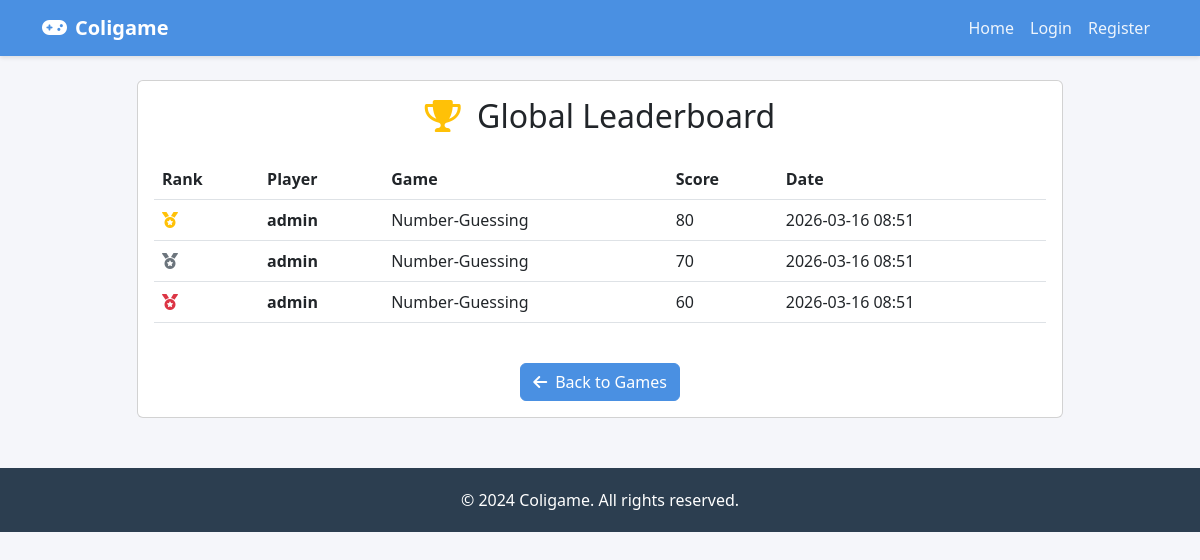
Screenshot of /global-leaderboard with the database file from the repository.
### src/app.py (models this page shows)
class Score(db.Model):
    id = db.Column(db.Integer, primary_key=True)
    game_type = db.Column(db.String(50), nullable=False)
    score = db.Column(db.Integer, nullable=False)
    user_id = db.Column(db.Integer, db.ForeignKey('user.id'), nullable=False)
    timestamp = db.Column(db.DateTime, nullable=False, default=db.func.current_timestamp())
    difficulty = db.Column(db.String(50))

class User(UserMixin, db.Model):
    id = db.Column(db.Integer, primary_key=True)
    username = db.Column(db.String(80), unique=True, nullable=False)
    email = db.Column(db.String(120), unique=True, nullable=False)
    password_hash = db.Column(db.String(128))
    is_admin = db.Column(db.Boolean, default=False)
    scores = db.relationship('Score', backref='user', lazy=True)

### src/app.py (the view)
@app.route('/global-leaderboard')
def global_leaderboard():
    scores = Score.query.order_by(Score.score.desc())\
        .limit(20)\
        .all()
    return render_template('global_leaderboard.html', scores=scores)

### src/templates/global_leaderboard.html (shortened to what this page needs)
{% extends "base.html" %}
{% block content %}
<div class="row justify-content-center">
    <div class="col-md-10">
        <div class="card">
            <div class="card-body">
                <h2 class="card-title text-center mb-4">
                    <i class="fas fa-trophy text-warning me-2"></i>
                    Global Leaderboard
                </h2>
                <div class="table-responsive">
                    <table class="table table-hover">
                        <thead>
                            <tr>
                                <th>Rank</th>
                                <th>Player</th>
                                <th>Game</th>
                                <th>Score</th>
                                <th>Date</th>
                            </tr>
                        </thead>
                        <tbody>
                            {% for score in scores %}
                            <tr {% if current_user.is_authenticated and score.user.username == current_user.username %}class="table-primary"{% endif %}>
                                <td>
                                    {% if loop.index == 1 %}
                                        <i class="fas fa-medal text-warning"></i>
                                    {% elif loop.index == 2 %}
                                        <i class="fas fa-medal text-secondary"></i>
                                    {% elif loop.index == 3 %}
                                        <i class="fas fa-medal text-danger"></i>
                                    {% else %}
                                        {{ loop.index }}
                                    {% endif %}
                                </td>
                                <td>
                                    <strong>{{ score.user.username }}</strong>
                                </td>
                                <td>{{ score.game_type.replace('_', ' ').title() }}</td>
                                <td>{{ score.score }}</td>
                                <td>{{ score.timestamp.strftime('%Y-%m-%d %H:%M') }}</td>
                            </tr>
                            {% endfor %}
                        </tbody>
                    </table>
                </div>
                <div class="text-center mt-4">
                    <a href="{{ url_for('index') }}" class="btn btn-primary">
                        <i class="fas fa-arrow-left me-2"></i>Back to Games
                    </a>
                </div>
            </div>
        </div>
    </div>
</div>
{% endblock %}

### src/templates/base.html (shortened to what this page needs)
<!DOCTYPE html>
<html lang="en">
<head>
    <link href="https://cdn.jsdelivr.net/npm/bootstrap@5.3.0/dist/css/bootstrap.min.css" rel="stylesheet">
    <link rel="stylesheet" href="https://cdnjs.cloudflare.com/ajax/libs/font-awesome/6.0.0/css/all.min.css">
</head>
<body>
    <nav class="navbar navbar-expand-lg navbar-dark">
        <div class="container">
            <a class="navbar-brand" href="{{ url_for('index') }}">
                <i class="fas fa-gamepad me-2"></i>Coligame
            </a>
            <div class="collapse navbar-collapse" id="navbarNav">
                <ul class="navbar-nav ms-auto">
                    <li class="nav-item">
                        <a class="nav-link" href="{{ url_for('index') }}">Home</a>
                    </li>
                    {% if current_user.is_authenticated %}
                        <li class="nav-item">
                            <a class="nav-link" href="{{ url_for('logout') }}">Logout</a>
                        </li>
                        <li class="nav-item">
                            <span class="nav-link">Welcome, {{ current_user.username }}</span>
                        </li>
                    {% else %}
                        <li class="nav-item">
                            <a class="nav-link" href="{{ url_for('login') }}">Login</a>
                        </li>
                        <li class="nav-item">
                            <a class="nav-link" href="{{ url_for('register') }}">Register</a>
                        </li>
                    {% endif %}
                </ul>
            </div>
        </div>
    </nav>
    <div class="container mt-4">
        {% block content %}{% endblock %}
    </div>
    <footer class="footer">
        <div class="container text-center">
            <p class="mb-0">&copy; 2024 Coligame. All rights reserved.</p>
        </div>
    </footer>
</body>
</html>

### src/templates/base.html (style rules this page uses)
:root { --primary-color: #4a90e2; --secondary-color: #2c3e50; --accent-color: #e74c3c; }
body { font-family: 'Segoe UI', Tahoma, Geneva, Verdana, sans-serif; background-color: #f5f6fa; color: var(--secondary-color); }
.navbar { background-color: var(--primary-color); box-shadow: 0 2px 4px rgba(0,0,0,0.1); }
.navbar-brand { font-weight: bold; color: white !important; }
.nav-link { color: rgba(255,255,255,0.9) !important; transition: color 0.3s ease; }
.btn-primary { background-color: var(--primary-color); border-color: var(--primary-color); }
.footer { background-color: var(--secondary-color); color: white; padding: 20px 0; margin-top: 50px; }

### rows the page displays
Score: user.username "admin", game_type.replace "Number-Guessing", score "80", timestamp "2026-03-16 08:51"
Score: user.username "admin", game_type.replace "Number-Guessing", score "70", timestamp "2026-03-16 08:51"
Score: user.username "admin", game_type.replace "Number-Guessing", score "60", timestamp "2026-03-16 08:51"
